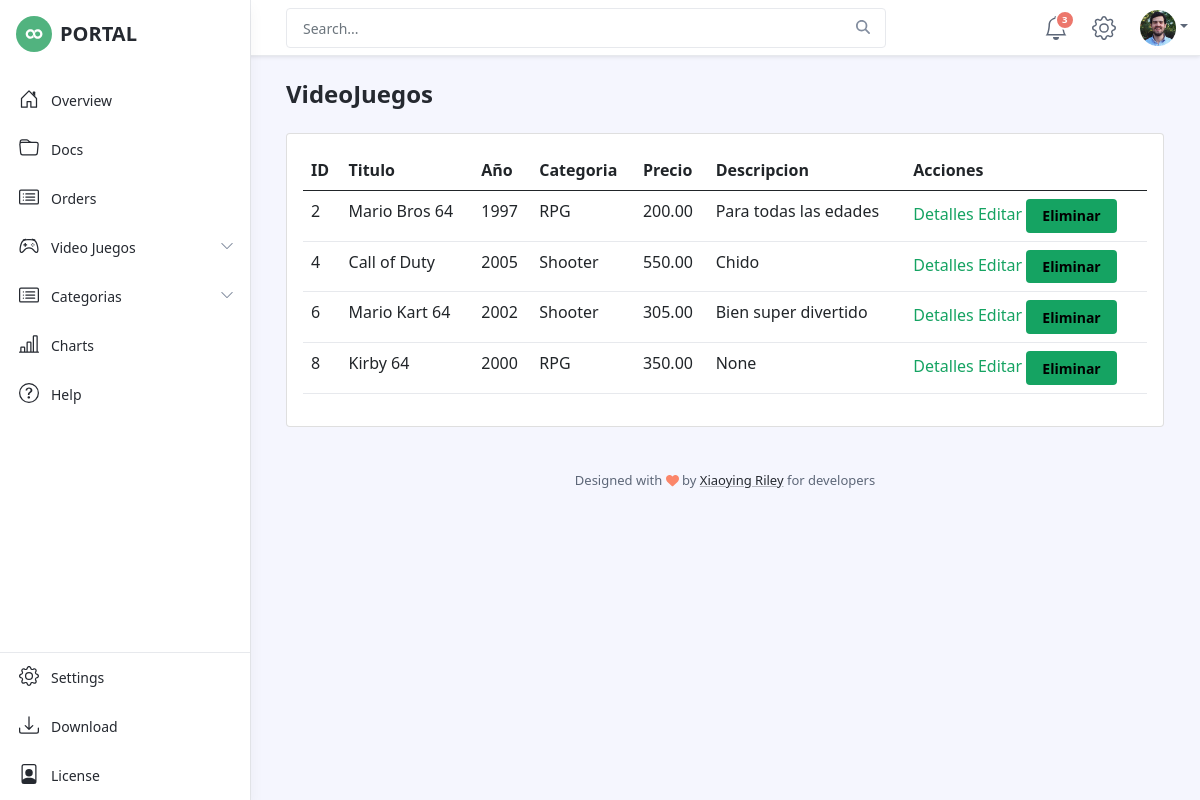
/videojuegos/lista/, run on an earlier commit of the app's database.
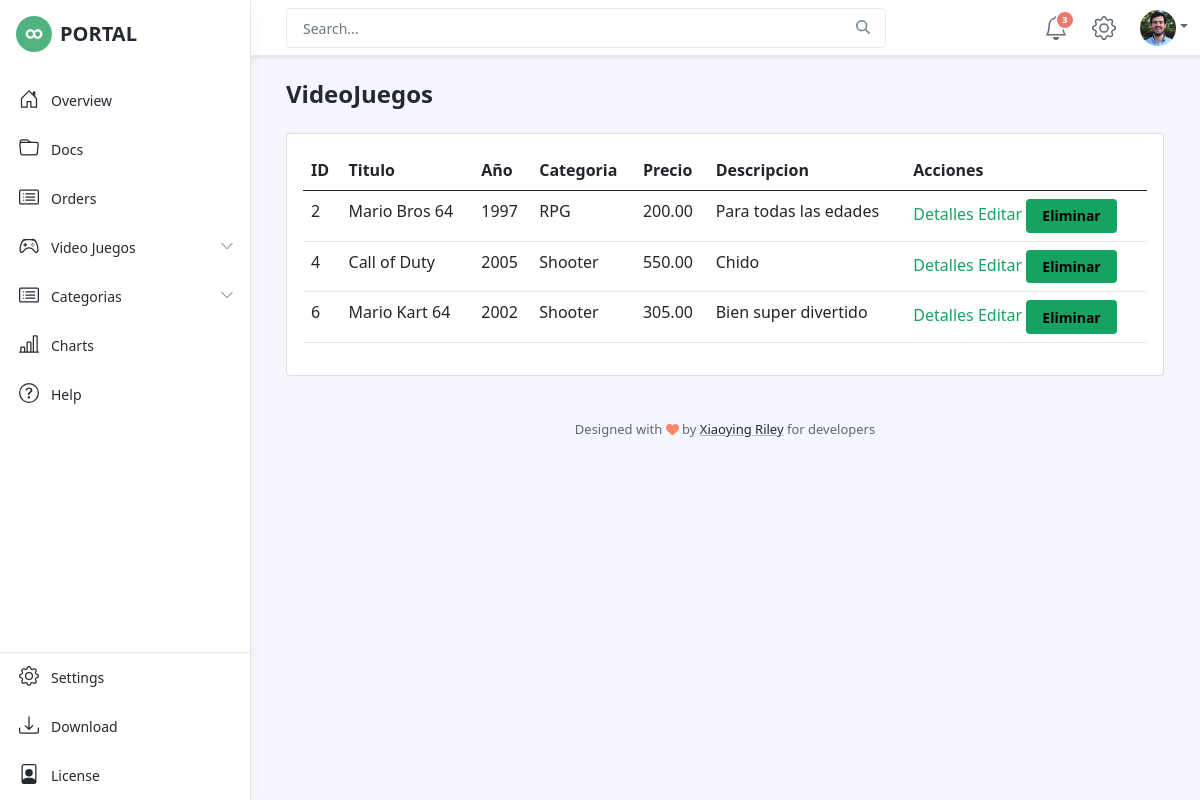
And on a later commit of the database.
### videojuego/models.py (models this page shows, shortened)
class Videojuego(models.Model):
    titulo = models.CharField('Titulo', max_length=50, unique=True)
    anio = models.IntegerField('Año')
    categoria = models.ForeignKey("videojuego.Categoria", verbose_name='categoria', on_delete=models.CASCADE)
    precio = models.DecimalField(max_digits=5, decimal_places=2)
    descripcion = models.CharField('Descripción',max_length=250, null=True, blank=True)

class Categoria(models.Model):
    nombre = models.CharField(max_length=50)
    def __str__(self):
        return self.nombre

### videojuego/views.py (the view)
class VideojuegoList(ListView):
    model = Videojuego

### videojuego/templates/videojuego/videojuego_list.html (shortened to what this page needs)
{% extends 'base2.html' %}
{% load static %}
{% block contenido %}
<h1 class="app-page-title">VideoJuegos</h1>
    <div class="card">
        <div class="card-body">
                <table class="table">
                    <thead>
                        <th>ID</th>
                        <th>Titulo</th>
                        <th>Año</th>
                        <th>Categoria</th>
                        <th>Precio</th>
                        <th>Descripcion</th>
                        <th>Acciones</th>
                    </thead>
                    <tbody>
                        {% for videojuego in object_list %}
                        <tr>
                            <td>{{videojuego.id}}</td>
                            <td>{{videojuego.titulo}}</td>
                            <td>{{videojuego.anio}}</td>
                            <td>{{videojuego.categoria}}</td>
                            <td>{{videojuego.precio}}</td>
                            <td>{{videojuego.descripcion}}</td>
                            <td>
                                <a href="{% url 'videojuego:detalles_videojuego' videojuego.id %}">Detalles</a>
                                <a href="{% url 'videojuego:editar_videojuego' videojuego.id  %}">Editar</a>
                                <button onclick="muestra_modal('{% url 'videojuego:eliminar_videojuego' videojuego.id %}', '{{videojuego.titulo}}')" type="button" class="btn btn-primary delete_example" data-toggle="modal" data-target="#exampleModal">
                                    Eliminar
                                </button>
                            </td>
                        </tr>
                        {% endfor %}
                    </tbody>
                </table>
        </div>
    </div>
{% endblock contenido %}

### videojuego/templates/base2.html (shortened to what this page needs)
{% load static %}
<!DOCTYPE html>
<html lang="en">
<head>
    <link id="theme-style" rel="stylesheet" href="{% static 'css/portal.css' %}">
</head>
<body class="app">
    <header class="app-header fixed-top">
        <div class="app-header-inner">
	        <div class="container-fluid py-2">
		        <div class="app-header-content">
		            <div class="row justify-content-between align-items-center">
		            <div class="app-search-box col">
		                <form class="app-search-form">
							<input type="text" placeholder="Search..." name="search" class="form-control search-input">
							<button type="submit" class="btn search-btn btn-primary" value="Search"><i class="fas fa-search"></i></button>
				        </form>
		            </div>
		            <div class="app-utilities col-auto">
			            <div class="app-utility-item app-notifications-dropdown dropdown">
				            <a class="dropdown-toggle no-toggle-arrow" id="notifications-dropdown-toggle" data-toggle="dropdown" href="#" role="button" aria-expanded="false" title="Notifications">
					            <span class="icon-badge">3</span>
					        </a>
				        </div>
			            <div class="app-utility-item">
				            <a href="settings.html" title="Settings">
					        </a>
					    </div>
			            <div class="app-utility-item app-user-dropdown dropdown">
				            <a class="dropdown-toggle" id="user-dropdown-toggle" data-toggle="dropdown" href="#" role="button" aria-expanded="false"><img src="{% static 'images/user.png' %}" alt="user profile"></a>
			            </div>
		            </div>
		        </div>
	            </div>
	        </div>
        </div>
        <div id="app-sidepanel" class="app-sidepanel">
	        <div class="sidepanel-inner d-flex flex-column">
		        <div class="app-branding">
		            <a class="app-logo" href="index.html"><img class="logo-icon mr-2" src="{% static 'images/app-logo.svg' %}" alt="logo"><span class="logo-text">PORTAL</span></a>
		        </div>
			    <nav id="app-nav-main" class="app-nav app-nav-main flex-grow-1">
				    <ul class="app-menu list-unstyled accordion" id="menu-accordion">
					    <li class="nav-item">
					        <a class="nav-link" href="index.html">
						        <span class="nav-icon">
						         </span>
		                         <span class="nav-link-text">Overview</span>
					        </a>
					    </li>
					    <li class="nav-item">
					        <a class="nav-link" href="docs.html">
						        <span class="nav-icon">
						         </span>
		                         <span class="nav-link-text">Docs</span>
					        </a>
					    </li>
					    <li class="nav-item">
					        <a class="nav-link" href="orders.html">
						        <span class="nav-icon">
						         </span>
		                         <span class="nav-link-text">Orders</span>
					        </a>
					    </li>
					    <li class="nav-item has-submenu">
					        <a class="nav-link submenu-toggle" href="#" data-toggle="collapse" data-target="#submenu-1" aria-expanded="false" aria-controls="submenu-1">
						        <span class="nav-icon">
						         </span>
		                         <span class="nav-link-text">Video Juegos</span>
		                         <span class="submenu-arrow">
		                             <svg width="1em" height="1em" viewBox="0 0 16 16" class="bi bi-chevron-down" fill="currentColor" xmlns="http://www.w3.org/2000/svg">
	  <path fill-rule="evenodd" d="M1.646 4.646a.5.5 0 0 1 .708 0L8 10.293l5.646-5.647a.5.5 0 0 1 .708.708l-6 6a.5.5 0 0 1-.708 0l-6-6a.5.5 0 0 1 0-.708z"/>
	</svg>
	                             </span>
					        </a>
					    </li>
					    <li class="nav-item has-submenu">
					        <a class="nav-link submenu-toggle" href="#" data-toggle="collapse" data-target="#submenu-2" aria-expanded="false" aria-controls="submenu-2">
						        <span class="nav-icon">
						         </span>
		                         <span class="nav-link-text">Categorias</span>
		                         <span class="submenu-arrow">
		                             <svg width="1em" height="1em" viewBox="0 0 16 16" class="bi bi-chevron-down" fill="currentColor" xmlns="http://www.w3.org/2000/svg">
	  <path fill-rule="evenodd" d="M1.646 4.646a.5.5 0 0 1 .708 0L8 10.293l5.646-5.647a.5.5 0 0 1 .708.708l-6 6a.5.5 0 0 1-.708 0l-6-6a.5.5 0 0 1 0-.708z"/>
	</svg>
	                             </span>
					        </a>
					    </li>
					    <li class="nav-item">
					        <a class="nav-link" href="charts.html">
						        <span class="nav-icon">
						         </span>
		                         <span class="nav-link-text">Charts</span>
					        </a>
					    </li>
					    <li class="nav-item">
					        <a class="nav-link" href="help.html">
						        <span class="nav-icon">
						         </span>
		                         <span class="nav-link-text">Help</span>
					        </a>
					    </li>
				    </ul>
			    </nav>
			    <div class="app-sidepanel-footer">
				    <nav class="app-nav app-nav-footer">
					    <ul class="app-menu footer-menu list-unstyled">
						    <li class="nav-item">
						        <a class="nav-link" href="settings.html">
							        <span class="nav-icon">
							        </span>
			                        <span class="nav-link-text">Settings</span>
						        </a>
						    </li>
						    <li class="nav-item">
						        <a class="nav-link" href="https://themes.3rdwavemedia.com/bootstrap-templates/admin-dashboard/portal-free-bootstrap-admin-dashboard-template-for-developers/">
							        <span class="nav-icon">
							        </span>
			                        <span class="nav-link-text">Download</span>
						        </a>
						    </li>
						    <li class="nav-item">
						        <a class="nav-link" href="https://themes.3rdwavemedia.com/bootstrap-templates/admin-dashboard/portal-free-bootstrap-admin-dashboard-template-for-developers/">
							        <span class="nav-icon">
							        </span>
			                        <span class="nav-link-text">License</span>
						        </a>
						    </li>
					    </ul>
				    </nav>
			    </div>
	        </div>
	    </div>
    </header>
    <div class="app-wrapper">
	    <div class="app-content pt-3 p-md-3 p-lg-4">
		    <div class="container-xl">
                {% block contenido %}
                {% endblock contenido %}
		    </div>
	    </div>
	    <footer class="app-footer">
		    <div class="container text-center py-3">
            <small class="copyright">Designed with <i class="fas fa-heart" style="color: #fb866a;"></i> by <a class="app-link" href="http://themes.3rdwavemedia.com" target="_blank">Xiaoying Riley</a> for developers</small>
		    </div>
	    </footer>
    </div>
</body>
</html>

What changed in the data, as far as the page shows it:
removed Videojuego: id "8", titulo "Kirby 64", anio "2000", categoria "RPG", precio "350.00", descripcion "None"
